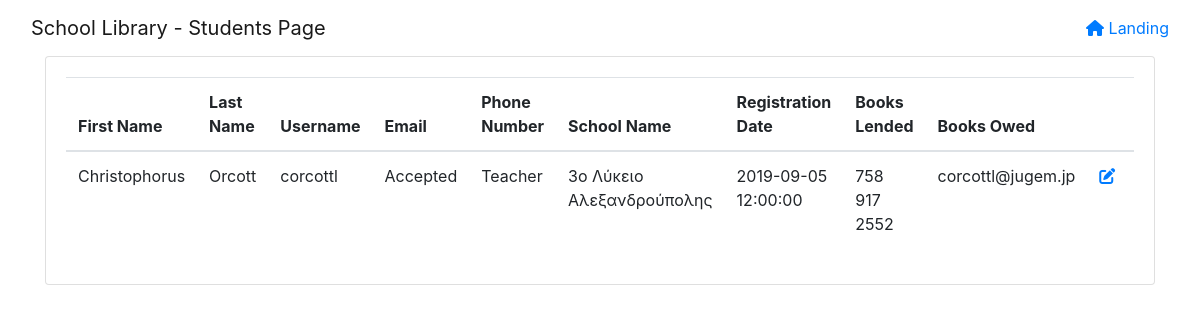
/html/pan_for_git/Student_profile.php, run on the app's committed database.
### tables this page shows
create table if not exists Users ( 
	Username Varchar(30) not null,
	Password Varchar(30) not null,
	First_Name Varchar(30) not null,
	Last_Name Varchar(30) not null,
	Birth_Date date not null,
	Status Enum ('Student', 'Teacher', 'Admin', 'Central Admin') not null,
	Status2 Enum ('Pending', 'Accepted', 'Requesting','Suspended') default 'Pending',
	Phone_number Varchar(15) not null,  
	Email Varchar(60) not null,
	School_Name Varchar(30) not null,
	Registration_Date timestamp default CURRENT_TIMESTAMP,
	Last_Update timestamp default CURRENT_TIMESTAMP,
	primary key(Username),
	constraint fk_User_School
		FOREIGN KEY (School_Name)
		REFERENCES School (Name)
		ON DELETE RESTRICT
		ON UPDATE CASCADE
);

### html/pan_for_git/Student_profile.php (the view, shortened to what this page needs)
<!DOCTYPE html>
<html lang = "en">
<head>
    <link rel = "stylesheet" href = "css/styles.css">
    <link rel = "stylesheet" href = "https://cdnjs.cloudflare.com/ajax/libs/font-awesome/6.0.0/css/all.min.css">
    <link rel = "stylesheet" href = "bootstrap/css/bootstrap.min.css">
</head>
<body>
    <nav class="navbar navbar-light navbar-expand-md" id="nav-bar">
        <div id="navbar-div" class="container-fluid">
            <a class="navbar-brand" id="nav-bar-text">School Library - Students Page</a>
            <a id="navbar-items" href="index.php">
                <i class="fa fa-home "></i> Landing
            </a>
        </div>
    </nav>
    <div class="container">
        <div class="row" id="row">
            <div class="col-md-12">
                <div class="card" id="card-container">
                    <div class="card-body" id="card">
                        <?php
                        $conn = OpenCon();
                        $query = "SELECT * FROM Users as u where u.username = 'corcottl'";
                        $result = mysqli_query($conn, $query);
                        if(mysqli_num_rows($result) == 0){
                            echo '<h1 style="margin-top: 5rem;">No Students found!</h1>';
                        }
                        else{
                            echo '<div class="table-responsive">';
                                echo '<table class="table">';
                                    echo '<thead>';
                                        echo '<tr>';
                                            echo '<th>First Name</th>';
                                            echo '<th>Last Name</th>';
                                            echo '<th>Username</th>';
                                            echo '<th>Email</th>';
                                            echo '<th>Phone Number</th>';
                                            echo '<th>School Name</th>';
                                            echo '<th>Registration Date</th>';
                                            echo '<th>Books Lended</th>';
                                            echo '<th>Books Owed</th>';
                                            echo '<th></th>';
                                            echo '<th></th>';
                                        echo '</tr>';
                                    echo '</thead>';
                                    echo '<tbody>';
                                    while($row = mysqli_fetch_row($result)){
                                        echo '<tr>';
                                            echo '<td>' . $row[2] . '</td>';
                                            echo '<td>' . $row[3] . '</td>';
                                            echo '<td>' . $row[0] . '</td>';
                                            echo '<td>' . $row[6] . '</td>';
                                            echo '<td>' . $row[5] . '</td>';
                                            echo '<td>' . $row[9] . '</td>';
                                            echo '<td>' . $row[10] . '</td>';
                                            echo '<td>' . $row[7] . '</td>';
                                            echo '<td>' . $row[8] . '</td>';
                                            echo '<td>';
                                                echo '<a type="button" href="./update_student.php?id=' . $row[0]. '">';
                                                    echo '<i class="fa fa-edit"></i>';
                                                echo '</a>';
                                            echo '</td>';
                                            echo '<td>';
                                            echo '</td>';
                                        echo '</tr>';
                                    }
                                    echo '</tbody>';
                                echo '</table>';
                            echo '</div>';
                        }
                        ?>
                    </div>
                </div>
            </div>
        </div>
    </div>
</body>
</html>

### data on the page
users: First_Name "Christophorus", Last_Name "Orcott", Username "corcottl", Status2 "Accepted", Status "Teacher", School_Name "3ο Λύκειο Αλεξανδρούπολης", Registration_Date "2019-09-05 12:00:00", Phone_number "758 917 2552", Email "corcottl@jugem.jp"
